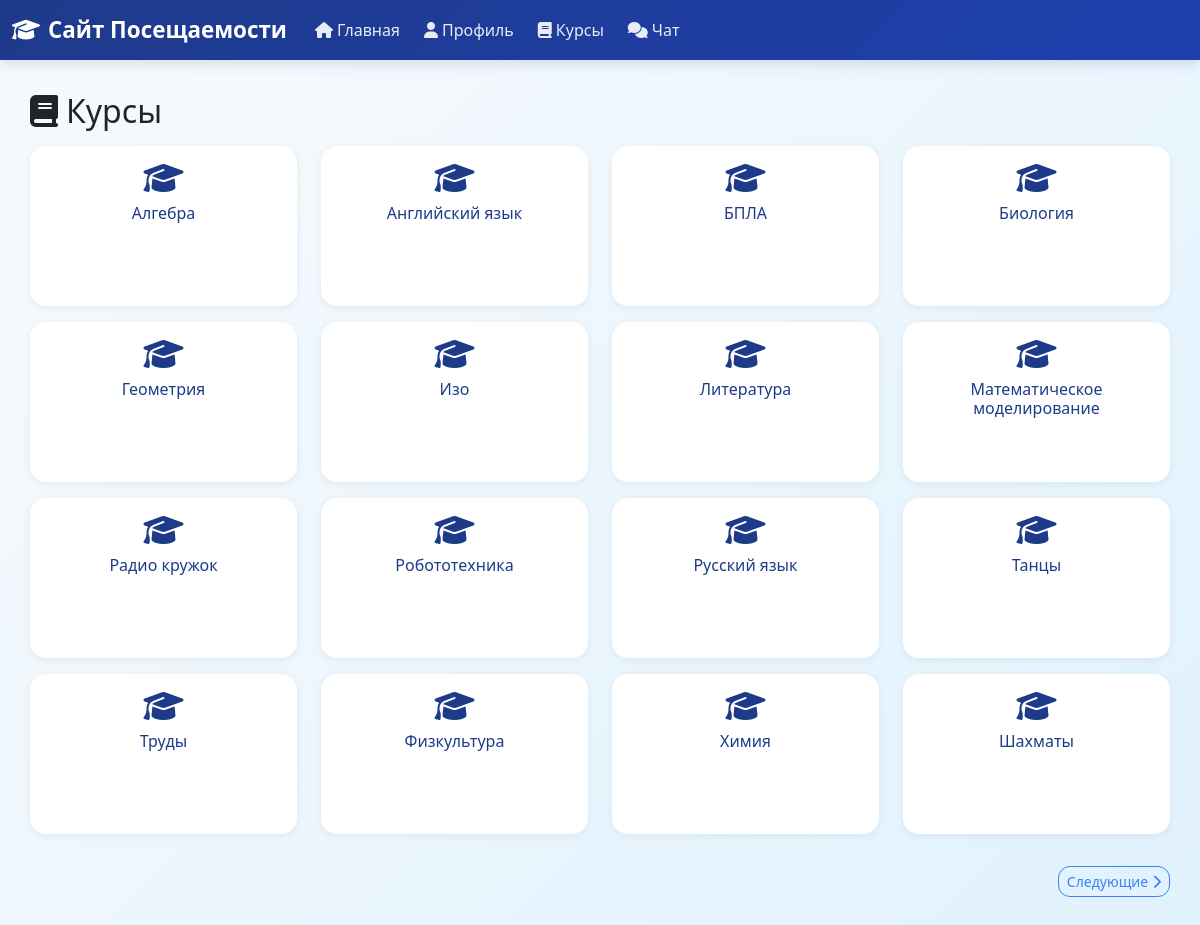
The app's page /courses (signed in) with its own data.
### app/models.py (models this page shows, shortened)
class Course(db.Model):
    id: so.Mapped[int] = so.mapped_column(primary_key=True)
    name: so.Mapped[str] = so.mapped_column(sa.String(100), unique=True, index=True)
    description: so.Mapped[Optional[str]] = so.mapped_column(sa.String(256))
    teachers: so.Mapped[List['User']] = so.relationship(
        secondary=teacher_course_association,
        back_populates='teaching_courses',
        collection_class=list
    )
    students: so.Mapped[List['User']] = so.relationship(
        secondary=student_course_association,
        back_populates='enrolled_courses',
        collection_class=list,
        lazy='joined'
    )
    attendance_records: so.WriteOnlyMapped['AttendanceRecord'] = so.relationship(
        back_populates='course',
        cascade="all, delete-orphan"
    )

### app/routes.py (the view)
@app.route('/courses')
@login_required
def courses():
    page = request.args.get('page', 1, type=int)
    courses_query = sa.select(Course).order_by(Course.name)
    courses_pagination = db.paginate(
        courses_query,
        page=page,
        per_page=16,
        error_out=False
    )
    courses = courses_pagination.items
    next_url = url_for('courses', page=courses_pagination.next_num) \
        if courses_pagination.has_next else None
    prev_url = url_for('courses', page=courses_pagination.prev_num) \
        if courses_pagination.has_prev else None
    return render_template('courses.html',
                         title='Курсы',
                         courses=courses,
                         next_url=next_url,
                         prev_url=prev_url)

### app/models.py (called while the page is built)
@login.user_loader
def load_user(id: int) -> Optional[User]:
    return db.session.get(User, id)

### app/templates/courses.html (shortened to what this page needs)
{% extends "base.html" %}
{% block content %}
    <div class="d-flex justify-content-between align-items-center mb-3">
        <h1 class="h2 mb-0">
            <i class="fas fa-book me-2"></i>Курсы
        </h1>
    </div>
    {% if courses %}
        <div class="row">
            {% for course in courses %}
                <div class="col-6 col-lg-3 mb-3">
                    <div class="card border-0 shadow-sm h-100" style="min-height: 160px;">
                        <div class="card-body py-3">
                            <div class="text-center mb-2">
                                <i class="fas fa-graduation-cap fa-2x text-primary"></i>
                            </div>
                            <h6 class="card-title text-primary text-center mb-2" style="font-size: 1rem;">{{ course.name }}</h6>
                        </div>
                    </div>
                </div>
            {% endfor %}
        </div>
        {% if prev_url or next_url %}
            <div class="d-flex justify-content-between align-items-center mt-3">
                <div>
                    {% if next_url %}
                        <a href="{{ next_url }}" class="btn btn-outline-primary btn-sm">
                            Следующие<i class="fas fa-chevron-right ms-1"></i>
                        </a>
                    {% endif %}
                </div>
            </div>
        {% endif %}
    {% endif %}
{% endblock %}

### app/templates/base.html (style rules this page uses)
:root { --primary-blue: #1e3a8a; --secondary-blue: #3b82f6; --light-blue: #dbeafe; --accent-blue: #60a5fa; --dark-blue: #1e40af; }
body { background: linear-gradient(135deg, #f8fafc 0%, #e0f2fe 100%); min-height: 100vh; font-family: 'Segoe UI', Tahoma, Geneva, Verdana, sans-serif; }
h1, h2, h3 { color: var(--primary-blue); font-weight: 600; }
.card { border: none; border-radius: 16px; box-shadow: 0 4px 20px rgba(0, 0, 0, 0.08); transition: transform 0.3s ease, box-shadow 0.3s ease; }
.btn { border-radius: 12px; font-weight: 500; transition: all 0.3s ease; }
.text-primary { color: var(--primary-blue) !important; }
.btn-outline-primary { border-color: var(--secondary-blue); color: var(--secondary-blue); transition: all 0.3s ease; }
.fas, .far, .fab { transition: transform 0.3s ease; }
.shadow-sm { box-shadow: 0 2px 8px rgba(0, 0, 0, 0.06) !important; }

### records on screen
Course: name "Алгебра"
Course: name "Английский язык"
Course: name "БПЛА"
Course: name "Биология"
Course: name "Геометрия"
Course: name "Изо"
Course: name "Литература"
Course: name "Математическое моделирование"
Course: name "Радио кружок"
Course: name "Робототехника"
Course: name "Русский язык"
Course: name "Танцы"
Course: name "Труды"
Course: name "Физкультура"
Course: name "Химия"
Course: name "Шахматы"
